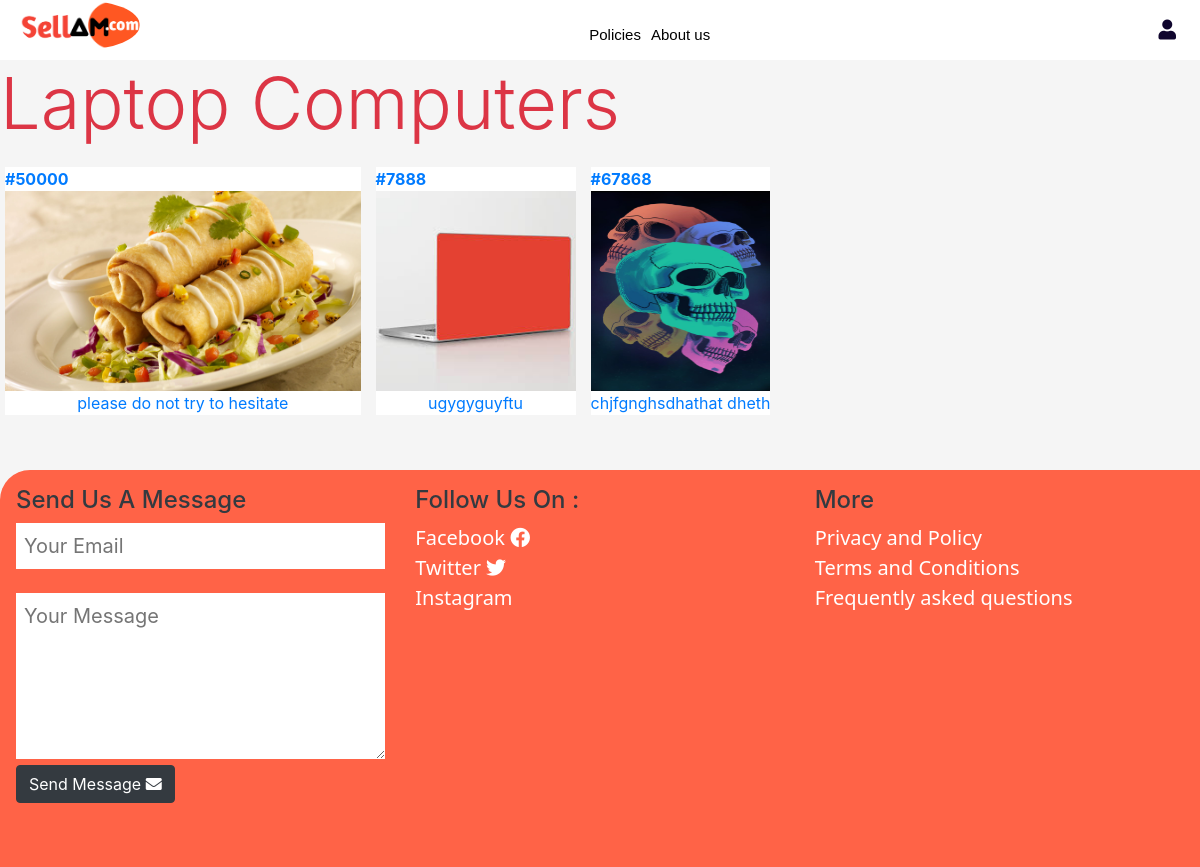
The app's page /category/laptop-computers/ with its own data.
### market/models.py (models this page shows, shortened)
class Category(models.Model):
    name = models.CharField(max_length=120)
    slug = models.SlugField(blank = True)
    image = models.ImageField(upload_to='category_images', default='test.jpg')
    class Meta:
        verbose_name_plural = 'categories'

class Item(models.Model):
    slug = models.SlugField(blank= True)
    seller = models.ForeignKey(User, on_delete=models.CASCADE)
    title = models.CharField(max_length=100)
    price = models.IntegerField()
    category = models.ForeignKey(Category, on_delete=models.CASCADE)
    description = models.TextField()
    created = models.DateTimeField(auto_now_add=True)
    location = models.ForeignKey(State, on_delete=models.CASCADE, default=1)
    old_or_new = models.CharField(max_length=20,
    choices= ITEM_STATUS,
    default= '1'
    )
    def get_first_img(self):
        return self.images_set.all()[0].files

class Images(models.Model):
    files = models.FileField(upload_to='item_images')
    item = models.ForeignKey(Item,on_delete=models.CASCADE,null=True)

### market/views.py (the view)
# urls.py: path('category/<slug:slug>/',views.category,name='category'),
def category(request,slug):
    category = Category.objects.get(slug=slug)
    print(category.slug)
    items = Item.objects.filter(category = category).order_by('-created')
    context ={
        'items':items,
        'category':category,
    }
    return render(request, 'market/category.html',context)

### market/context-processor.py (called while the page is built)
def messages(request):
    from .models import Message
    if request.user.is_authenticated:
        messages = Message.objects.filter(chat_to=request.user).order_by('-time_stamp')
        return {'user_messages': messages}
    else:
        return {'a':1,'b':2}

### templates/market/category.html (shortened to what this page needs)
{% extends 'market/base.html' %}
{% load static %}
{% load humanize %}
{% block contents %}
{% if items %}
<p class="text-danger display-3">{{category.name}}</p>
	<div class="featured-ads d-flex flex-wrap ">
	{% for item in items %}
		<a href=" {% url 'details' item.slug %}" class="d-flex flex-column ">
			<b class="price">#{{item.price}}</b>
			<img src="{{item.get_first_img.url}}" alt="">
			<span class="description align-self-center">{{item.title}}</span>
		</a>
	{% endfor %}
	</div>
	{% else %}
	<p class="text-danger display-3">No items available in this category</p>
{% endif %}
{% endblock contents %}

### static/market/css/style.css (style rules this page uses)
body { background-color:whitesmoke; padding: 0; margin: 0; width: 100%; height: 100%; scroll-behavior: smooth; transition: scroll 2s ease; overflow: scroll; }
* { box-sizing: border-box; }
.featured-ads { display: grid; grid-template-columns: repeat(3, 1fr); gap: 5px; }
@media screen and (min-width:740px) { .featured-ads { grid-template-columns: repeat(4, 1fr); } }
@media screen and (min-width:740px) { .featured-ads a { margin:5px; background: white; } }
@media screen and (min-width:740px) { .featured-ads a img { height: 200px; } }

### records on screen
Category: name "Laptop Computers"
Item: price "50000", get_first_img (picture), title "please do not try to hesitate"
Item: price "7888", get_first_img (picture), title "ugygyguyftu"
Item: price "67868", get_first_img (picture), title "chjfgnghsdhathat dheth"
